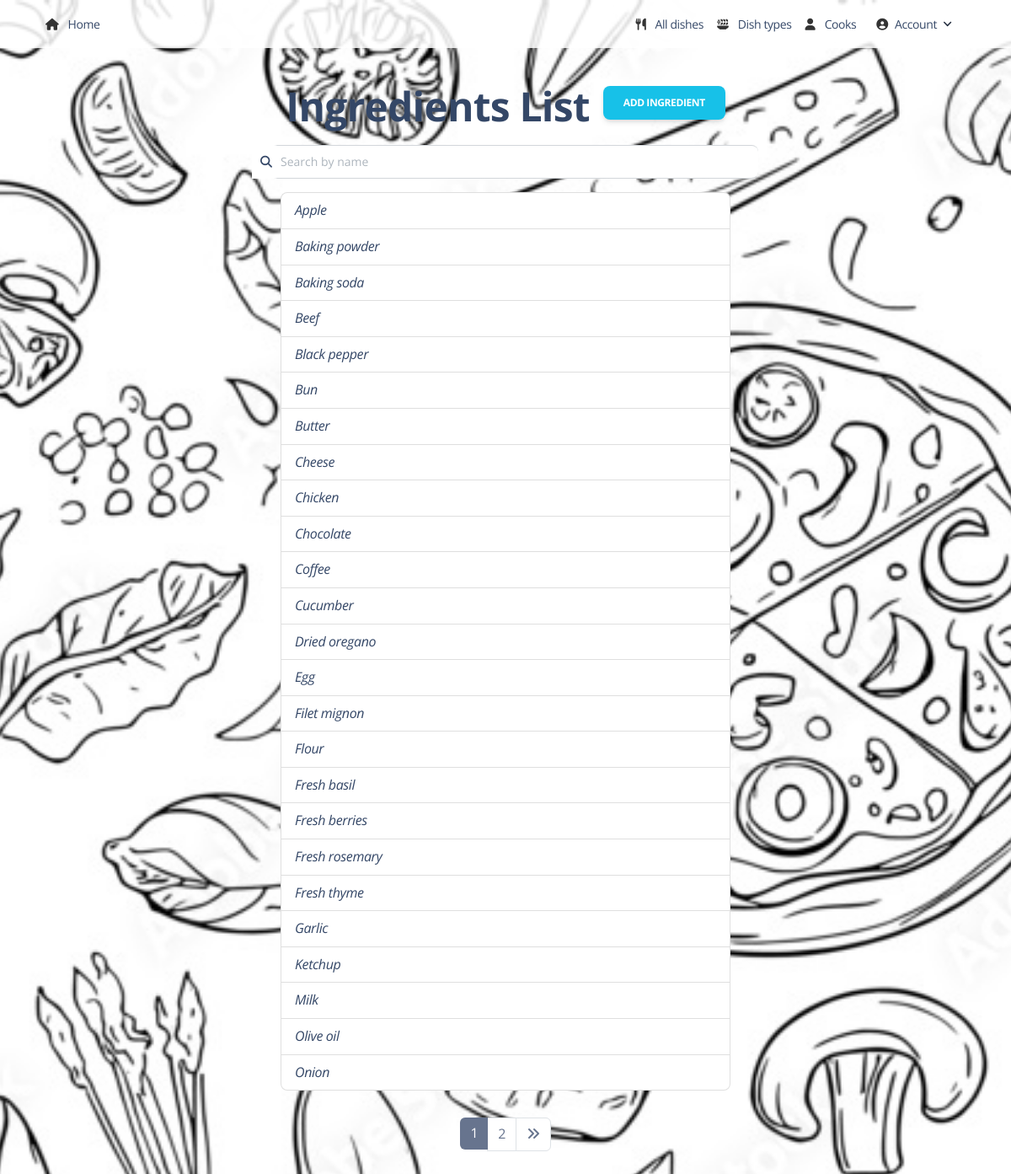
Before: /ingredients/ (signed in) with the older database file.
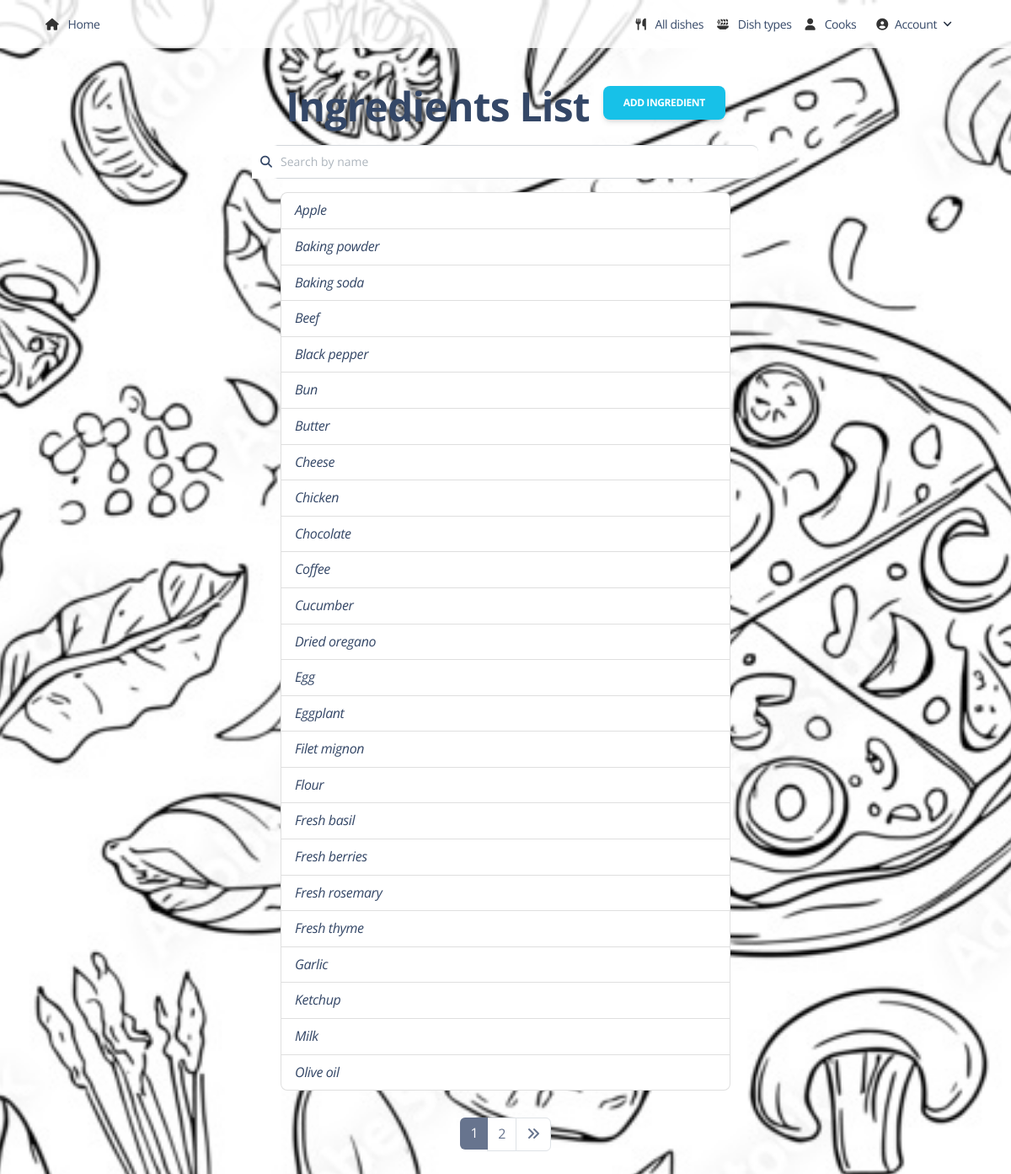
After: the same page with the newer database file.
### kitchen/models.py (models this page shows, shortened)
class Ingredient(models.Model):
    name = models.CharField(max_length=255, unique=True)
    class Meta:
        ordering = ["name"]

### kitchen/views.py (the view)
# urls.py: path("ingredients/", IngredientListView.as_view(), name="ingredient-list"),
class IngredientListView(LoginRequiredMixin, generic.ListView):
    model = Ingredient
    paginate_by = 25
    template_name = "kitchen/ingredient_list.html"
    def get_context_data(self, **kwargs):
        context = super().get_context_data()
        name = self.request.GET.get("name", "")
        context["search_form"] = IngredientNameSearchForm(
            initial={"name": name}
        )
        return context
    def get_queryset(self):
        queryset = super().get_queryset()
        form = IngredientNameSearchForm(self.request.GET)
        if form.is_valid():
            queryset = queryset.filter(
                name__icontains=form.cleaned_data["name"]
            )
            return queryset

### kitchen/forms.py
class IngredientNameSearchForm(forms.Form):
    name = forms.CharField(
        max_length=55,
        required=False,
        label="",
        widget=forms.TextInput(attrs={"placeholder": "Search by ingredient name"}),
    )

### kitchen/templatetags/query_transform.py (called while the page is built)
@register.simple_tag
def query_transform(request, **kwargs):
    updated = request.GET.copy()
    for key, value in kwargs.items():
        if value is not None:
            updated[key] = value
        else:
            updated.pop(key, 0)
    return updated. urlencode()

### templates/kitchen/ingredient_list.html (shortened to what this page needs)
{% extends "base.html" %}
{% load static %}
{% block content %}
<body>
  <div class="container mt-7">
    <div class="d-flex justify-content-center align-items-center mb-2">
      <h1>Ingredients List</h1>
      <a href="{% url 'kitchen:ingredient-create' %}" class="btn btn-info ms-3">
        Add Ingredient
      </a>
    </div>
    <form method="get" action="" class="form-inline mb-3">
    <div class="input-group" style="max-width: 600px; margin: auto;">
      <input type="search" class="form-control text-black"
             placeholder="Search by name" aria-label="Search"
             aria-describedby="search-addon" name="name"
             value="{{ request.GET.name|default:'' }}"
             style="padding-left: 30px;">
      <button class="input-group-text border-0" id="search-addon" type="submit">
        <i class="fas fa-search"></i>
      </button>
    </div>
    </form>
    <div class="row justify-content-center">
      <div class="col-6">
        <div class="list-group">
          {% for ingredient in object_list %}
            <i class="list-group-item list-group-item-action">
              <a href="{% url 'kitchen:ingredient-detail' ingredient.pk %}">{{ ingredient.name }}</a>
            </i>
          {% empty %}
            <div class="alert alert-warning text-center" role="alert">
              No ingredients found.
            </div>
          {% endfor %}
        </div>
      </div>
    </div>
  </div>
</body>
{% endblock %}

### templates/base.html (shortened to what this page needs)
{% load static %}
<!DOCTYPE html>
<html lang="en" itemscope itemtype="http://schema.org/WebPage">
<head>
  <link href="{% static 'css/nucleo-icons.css' %}" rel="stylesheet" />
  <link href="{% static 'css/nucleo-svg.css' %}" rel="stylesheet" />
  <link href="{% static 'css/nucleo-svg.css' %}" rel="stylesheet" />
  <link href="https://cdnjs.cloudflare.com/ajax/libs/font-awesome/6.5.0/css/all.min.css" rel="stylesheet">
  <link id="pagestyle" href="{% static 'css/soft-design-system.css' %}" rel="stylesheet" />
</head>
<body>
   {% include "includes/navigation.html" %}
   {% block content %}{% endblock content %}
   {% include "includes/pagination.html" %}
</body>
</html>

### templates/includes/navigation.html (shortened to what this page needs)
{% load static %}
<nav class="navbar navbar-expand-lg navbar-transparent bg-white shadow-none fixed-top" style="background-color: rgba(255, 255, 255, 0.85) !important;">
    <div class="container">
        <a class="navbar-brand text-dark" href="{% url 'kitchen:index' %}">
            <i class="fa fa-home me-2" style="color: #333;"></i>
            Home
        </a>
        <div class="collapse navbar-collapse" id="navigation">
            <ul class="navbar-nav ms-auto">
                <li class="nav-item">
                    <a class="nav-link text-dark" href="{% url 'kitchen:dish-list' %}">
                        <i class="fa fa-utensils me-2" style="color: #333;"></i>
                        All dishes
                    </a>
                </li>
                <li class="nav-item">
                    <a class="nav-link text-dark" href="{% url 'kitchen:dish-type-list' %}">
                        <i class="fa fa-plate-wheat me-2" style="color: #333;"></i>
                        Dish types
                    </a>
                </li>
                <li class="nav-item">
                    <a class="nav-link text-dark" href="{% url 'kitchen:cook-list' %}">
                        <i class="fa fa-user me-2" style="color: #333;"></i>
                        Cooks
                    </a>
                </li>
                <li class="nav-item dropdown mx-2">
                    <a class="nav-link ps-2 d-flex align-items-center text-dark" id="dropdownMenuAccount" data-bs-toggle="dropdown" aria-expanded="false">
                        <i class="fas fa-user-circle me-2" style="color: #333;
                      "></i>
                        Account
                        <img src="{% static 'img/down-arrow-dark.svg' %}" alt="down-arrow" class="arrow ms-2">
                    </a>
                </li>
            </ul>
        </div>
    </div>
</nav>

### templates/includes/scripts.html (shortened to what this page needs)
{% load static %}

### templates/includes/pagination.html (shortened to what this page needs)
{% load query_transform %}
{% if is_paginated %}
  <div class="row text-center py-2">
    <div class="col-12::">
      <ul class="pagination pagination-primary m-4 d-flex justify-content-center" >
        {% for num in paginator.page_range %}
          {% if page_obj.number == num %}
            <li class="page-item active">
              <a class="page-link">{{ num }}</a>
            </li>
          {% else %}
            <li class="page-item">
              <a class="page-link" href="?{% query_transform request page=num %}">{{ num }}</a>
            </li>
          {% endif %}
        {% endfor %}
        {% if page_obj.has_next %}
          <li class="page-item">
            <a class="page-link" href="?{% query_transform request page=page_obj.next_page_number %}" aria-label="Next">
              <span aria-hidden="true">
                <i class="fa fa-angle-double-right" aria-hidden="true"></i>
              </span>
            </a>
          </li>
        {% endif %}
      </ul>
    </div>
  </div>
{% endif %}

Changed rows visible on the page:
no longer on this page (row unchanged): Ingredient: name "Onion"
added Ingredient: name "Eggplant"
